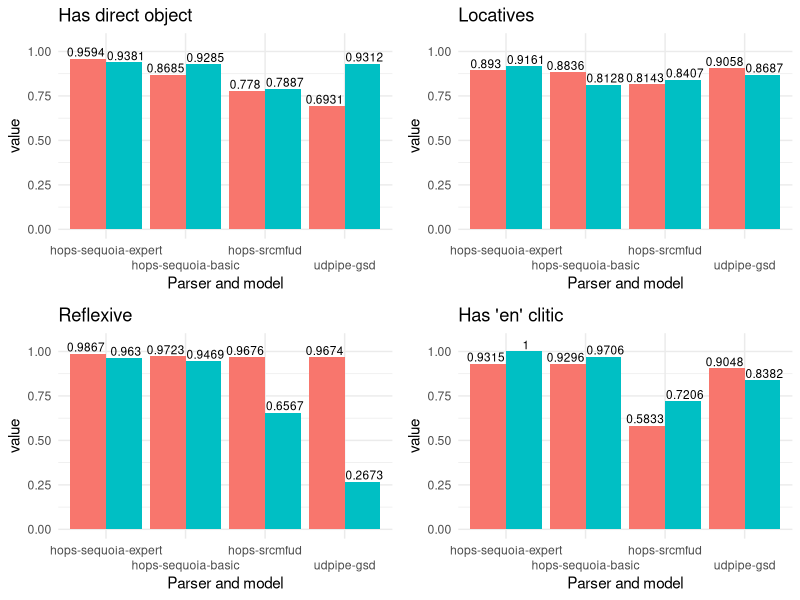

Reproduce this figure in R.
# Script to evaluate the performance of the parser/model combinations for
# Rainsford/Regault (2023) poster

# Create a function to calculate precision and recall from "correct"
# "missed" and "total" values
# If ncorrect, nmissed and ntotal contain multiple values, the function will SUM
# the values to give an overall score

library(ggplot2)
library(gridExtra)

get.precision.recall <- function(ncorrect, nmissed, ntotal) {
  precision = sum(ncorrect) / sum(ntotal)
  recall = sum(ncorrect) / (sum(ncorrect) + sum(nmissed))
  return(list(precision, recall))
}

# Global variable giving the key prefixes for the phenomena we wish to evaluate
PHENOMENA <- c("obj_acc_parser", "loc_parser", "en_clitic_parser", "reflexive_parser")

# Step 1. Load the csv data
summary(df <- read.csv(
  file="eval-table.csv",
  stringsAsFactors=TRUE,
  header=TRUE,
  encoding="utf-8"
))

# Step 2. Build a new df by cross-tabulating parser.mode, lemma and PHENOMENA
pr <- expand.grid(c("precision", "recall"), levels(df$parser.model), levels(df$lemma), PHENOMENA)

# Step 3. Iterate through the new table calculating precision and recall values
# for each verb
values <- c()
for (i in seq(1, nrow(pr), by=2)) {
  qwe <- subset(df, df$parser.model == pr[i,2] & df$lemma == pr[i,3])
  x <- get.precision.recall(
    ncorrect=qwe[qwe$key == paste0(pr[i,4], "_correct"),]$n,
    nmissed=qwe[qwe$key == paste0(pr[i,4], "_missed"),]$n,
    ntotal=qwe[qwe$key == paste0(pr[i,4], "_total"),]$n
  )
  values <- c(values, x[[1]], x[[2]])
}

pr <- cbind(pr, values)
colnames(pr) <- c("stat", "parser.model", "lemma", "phenomenon", "value")

# Step 4. Generate overall scores
pr.all <- expand.grid(c("precision", "recall"), levels(df$parser.model), PHENOMENA)
values <- c()
for (i in seq(1,nrow(pr.all), by=2)) {
  qwe <- subset(df, df$parser.model == pr.all[i,2])
  x <- get.precision.recall(
    ncorrect=qwe[qwe$key == paste0(pr.all[i,3], "_correct"),]$n,
    nmissed=qwe[qwe$key == paste0(pr.all[i,3], "_missed"),]$n,
    ntotal=qwe[qwe$key == paste0(pr.all[i,3], "_total"),]$n
  )
  values <- c(values, x[[1]], x[[2]])
}
pr.all <- cbind(pr.all, values)
colnames(pr.all) <- c("stat", "parser.model", "phenomenon", "value")

# Step 5. Plot the results (overall summary)

plot.precision.recall <- function(df, title) {
  qwe <- ggplot( # Set up plot
    data = df, # Data from data frame
    mapping = aes(parser.model, value, fill=stat) 
  ) +
  geom_bar(  # histogram
    stat="identity", # raw data
    position="dodge", # bars next to each other
    show.legend = FALSE # don't show the legend
  ) + 
  geom_text( # Add values
    aes(label=round(value, digits=4)), # use values and round to 4sf.
    position=position_dodge(width=1), # dodge like the bars
    vjust=-0.25, # move up a bit
    size=3 # make it smaller
  ) +
  ylim(0, 1.05) + # Scale from 0 to 1.05 (to avoid clipping geom_text)
  theme_minimal() + # Basic theme
  scale_x_discrete(guide = guide_axis(n.dodge=2)) + # Stop x-axis labels overlapping
  theme(legend.position="bottom") + # Put legend on the bottom
  xlab("Parser and model") + # Relabel x-axis
  labs(title=title)
  return(qwe)
}

# Relevel to make hops-sequoia-expert first in the list
pr.all$parser.model <- relevel(pr.all$parser.model, "hops-sequoia-expert")
# Plot
x1 <- plot.precision.recall(pr.all[pr.all$phenomenon == "obj_acc_parser",], "Has direct object")
x2 <- plot.precision.recall(pr.all[pr.all$phenomenon == "loc_parser",], "Locatives")
x3 <- plot.precision.recall(pr.all[pr.all$phenomenon == "reflexive_parser",], "Reflexive")
x4 <- plot.precision.recall(pr.all[pr.all$phenomenon == "en_clitic_parser",], "Has 'en' clitic")

qwe <- grid.arrange(
  x1, x2, x3, x4,
  ncol=2,
  nrow=2
)

ggsave("figure.png", qwe, scale=2)